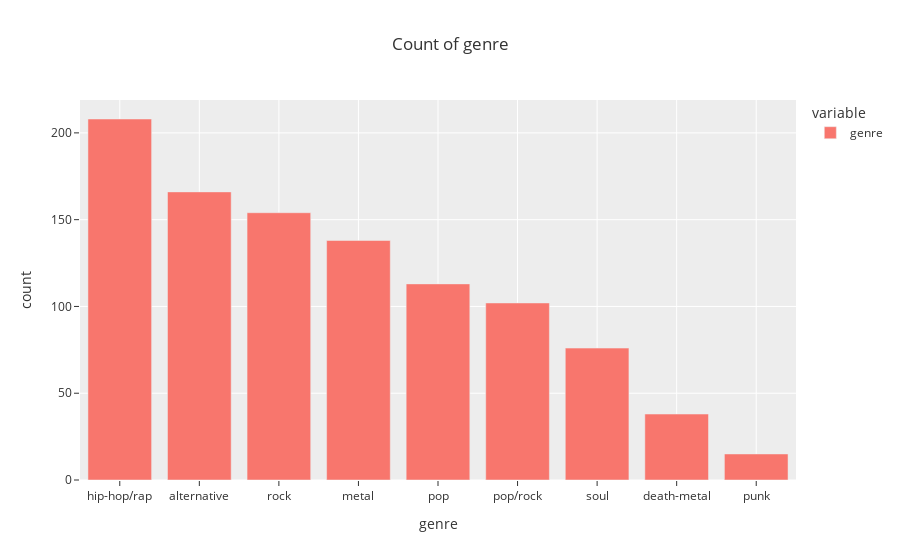

Notebook source saved alongside this figure:
### Markdown cell above
Explore distribution of genres in data

### Code cell
#plot genres
fig = pd.DataFrame(df.genre.value_counts()).plot.bar(title='Count of genre',template='ggplot2',labels=dict(index="genre", value="count"))
fig.show()

### Figure 1 — Plotly figure (JSON) as saved in the notebook; plotly's stock layout.template omitted (floating-point values rounded to 4 significant figures)
{"data": [{"alignmentgroup": "True", "hovertemplate": "variable=genre<br>genre=%{x}<br>count=%{y}<extra></extra>", "legendgroup": "genre", "marker": {"color": "#F8766D"}, "name": "genre", "offsetgroup": "genre", "orientation": "v", "showlegend": true, "textposition": "auto", "type": "bar", "x": ["hip-hop/rap", "alternative", "rock", "metal", "pop", "pop/rock", "soul", "death-metal", "punk"], "xaxis": "x", "y": [208, 166, 154, 138, 113, 102, 76, 38, 15], "yaxis": "y"}], "layout": {"barmode": "relative", "legend": {"title": {"text": "variable"}, "tracegroupgap": 0}, "title": {"text": "Count of genre"}, "xaxis": {"anchor": "y", "domain": [0, 1], "title": {"text": "genre"}}, "yaxis": {"anchor": "x", "domain": [0, 1], "title": {"text": "count"}}}}
